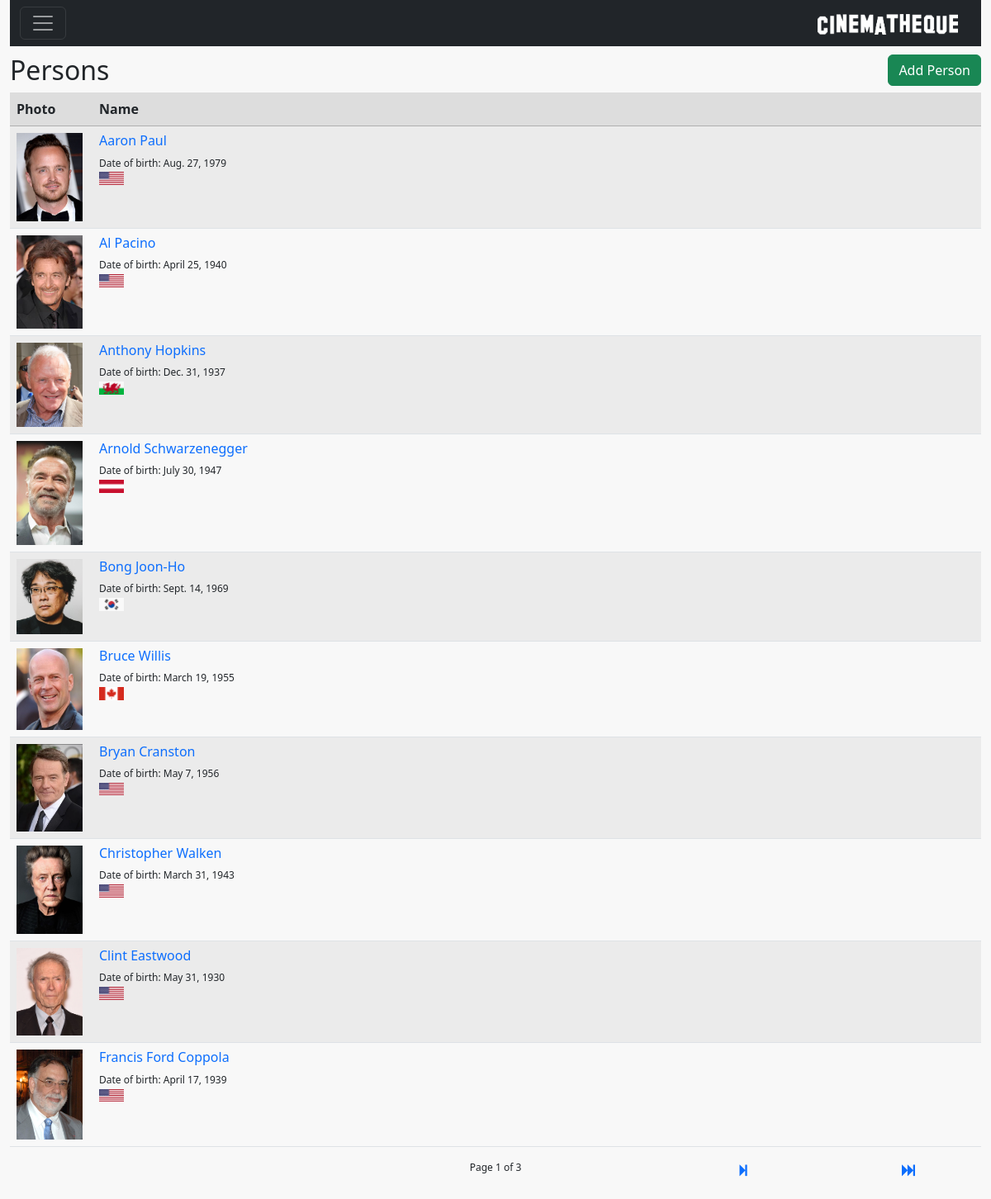
Page /personlist (signed in) on the committed database.
### core/models.py (models this page shows, shortened)
class Base(models.Model):
    DateTimeOfInsert = models.DateTimeField(auto_now_add=True,auto_now=False)
    DateTimeOfLastUpdate = models.DateTimeField(auto_now=True)
    InsertUser = models.ForeignKey( settings.AUTH_USER_MODEL, null=True, blank=True,
                                    on_delete=models.CASCADE, related_name='+' )
    LastUpdateUser = models.ForeignKey( settings.AUTH_USER_MODEL, null=True, blank=True,
                                         on_delete=models.CASCADE, related_name='+' )
    class Meta:
        abstract = True

class Person(Base):
    Name = models.CharField(max_length=60)
    DateOfBirth = models.DateField(auto_now=False, null=True, blank=True)
    DateOfDeath = models.DateField(auto_now=False, null=True, blank=True)
    CountryOfBirth = models.ForeignKey(Country, null=True, blank=True, on_delete=models.DO_NOTHING)
    Photo = models.ImageField(upload_to='person_photos', null=True, blank=True)

class Country(Base):
    NameEN = models.CharField(max_length=60)
    NamePT_BR = models.CharField(max_length=60)
    Flag = models.ImageField(upload_to='countries_flags/', null=True, blank=True)
    class Meta:
        verbose_name_plural = 'Countries'

### core/views.py (the view)
# urls.py: re_path(r'personlist', personList, name='core_person_list'),
@login_required
def personList(request):
    persons = Person.objects.all().order_by('Name')
    paginator = Paginator(persons, list_page_count )
    page_number = request.GET.get("page")
    page_obj = paginator.get_page(page_number)
    data = {'userProfile': UserProfile.objects.get(User=request.user),
            'class': Person,
            'page_obj': page_obj }
    return render(request, 'core/personlist.html', data )

### core/models.py (called while the page is built)
    def __str__(self):
        return self.User.username

    def is_superuser(self):
        return self.User.is_superuser

### templatetags/filter.py (called while the page is built)
@register.filter
def get_class_name(value):
    if f'{value._meta.verbose_name}'.capitalize() != f'{value.__class__.__name__}'.capitalize() :
        str = f'{value._meta.verbose_name}'
    else:
        str = f'{value.__class__.__name__}'.capitalize()
    return str

@register.filter
def get_class_plural_name(value):
    if f'{value._meta.verbose_name_plural}'.capitalize() != f'{value.__class__.__name__}'.capitalize() + 's':
        str = f'{value._meta.verbose_name_plural}'
    else:
        str = value.__class__.__name__ + 's'
    return str

### core/templates/core/personlist.html (shortened to what this page needs)
{% extends 'baselist.html' %}
{% load filter %}
{% load static %}
{% block insertButton %}
    <a href="{% url 'core_person_insert' %}" class="btn btn-success">Add {{class|get_class_name}}</a>
{% endblock %}
{% block list %}
     <div class="col">
         <table class="table table-striped">
             <thead class="bgheadlist">
               <tr>
                 <th scope="col">Photo</th>
                 <th scope="col">Name</th>
               </tr>
             </thead>
             <tbody>
             {% for person in page_obj %}
               <tr>
                 <td width="100px">
                    <a href="{% url 'core_person_update' person.id %}">
                        {% if person.Photo %}
                            <img src="{{person.Photo.url}}" width="80px"/>
                        {% else %}
                            <img src="{% static 'img/no_img.png' %}" width="80px"/>
                        {% endif %}
                    </a>
                 </td>
                 <td>
                     <h6><a href="{% url 'core_person_update' person.id %}">{{person.Name}}</a></h6>
                     <div style="font-size: 12px">
                         {% if person.DateOfBirth %}
                            Date of birth: {{person.DateOfBirth}}<br>
                         {% endif %}
                         {% if person.CountryOfBirth.Flag %}
                            <img src="{{person.CountryOfBirth.Flag.url}}" width="30"/>
                        {% else %}
                            {% if person.CountryOfBirth %}
                                Country of birth: {{person.CountryOfBirth}}
                            {% endif %}
                        {% endif %}
                     </div>
                 </td>
               </tr>
               {% endfor%}
             </tbody>
         </table>
    </div>
{% endblock %}

### static/style.css (style rules this page uses)
a { text-decoration: none; }
.bgheadlist { background-color: #dddddd!important; border-bottom: 2px; border-color: #afafaf; }

### rows in the picture
Person: Photo (picture), Name "Aaron Paul", DateOfBirth "Aug. 27, 1979", CountryOfBirth.Flag (picture)
Person: Photo (picture), Name "Al Pacino", DateOfBirth "April 25, 1940", CountryOfBirth.Flag (picture)
Person: Photo (picture), Name "Anthony Hopkins", DateOfBirth "Dec. 31, 1937", CountryOfBirth.Flag (picture)
Person: Photo (picture), Name "Arnold Schwarzenegger", DateOfBirth "July 30, 1947", CountryOfBirth.Flag (picture)
Person: Photo (picture), Name "Bong Joon-Ho", DateOfBirth "Sept. 14, 1969", CountryOfBirth.Flag (picture)
Person: Photo (picture), Name "Bruce Willis", DateOfBirth "March 19, 1955", CountryOfBirth.Flag (picture)
Person: Photo (picture), Name "Bryan Cranston", DateOfBirth "May 7, 1956", CountryOfBirth.Flag (picture)
Person: Photo (picture), Name "Christopher Walken", DateOfBirth "March 31, 1943", CountryOfBirth.Flag (picture)
Person: Photo (picture), Name "Clint Eastwood", DateOfBirth "May 31, 1930", CountryOfBirth.Flag (picture)
Person: Photo (picture), Name "Francis Ford Coppola", DateOfBirth "April 17, 1939", CountryOfBirth.Flag (picture)

### other values in the picture
{{ class|get_class_plural_name }} "Persons"
{{ class|get_class_name }} "Person"
{{ page_obj.number }} "1"
{{ page_obj.paginator.num_pages }} "3"
